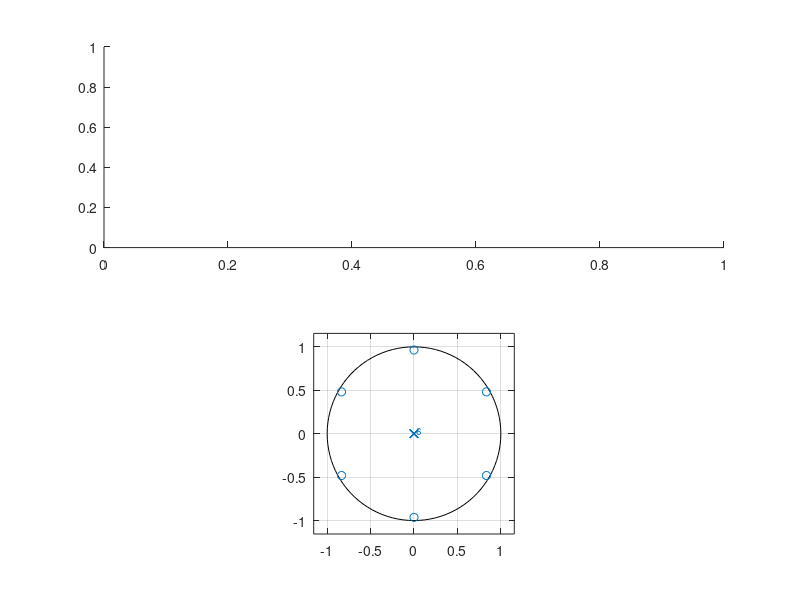

Reproduce this figure in MATLAB. (Note: this script raises an error after producing the figure.)
D = 5;
alpha = 8/10;

zeroes = [1, zeros(1, D), alpha];
poles = 1;

[H, w] = freqz(zeroes,poles, 'half');



figure(1)   % Plotting H(z)
subplot(2,1,2);
zplane(zeroes, poles);

subplot(2,1,1);
plot(w, abs(H));
title('Magnitude Response');
xlabel('Frequency (rad/sample)');
ylabel('|H(e^{jω})|');

%%  Flipping zeroes and poles for 1/H(z)

[H_i, w_i] = freqz(poles, zeroes, 'half');

figure(2)
subplot(2,1,2);
zplane(poles, zeroes);

subplot(2,1,1);
plot(w_i, abs(H_i));
title('Magnitude Response');
xlabel('Frequency (rad/sample)');
ylabel('|H(e^{jω})|');